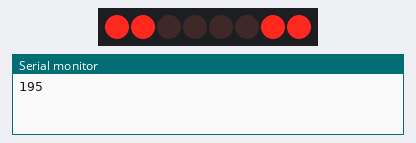
Recording of a program running on a simulated Arduino Uno, built with avr-gcc and run on an emulated ATmega328P. Shown: 8 shift-register outputs drawn as a row of LEDs (first output left, lit = HIGH), the last lines printed to the serial monitor. Wiring (inferred from the names in the program): shift register (74HC595): data pin 12; shift clock pin 9; latch pin 11. Wiring (inferred from the signals the program sends): row of LEDs: on Q0, Q1, Q2, Q3, Q4, Q5, Q6, Q7.

Above: at 0.2 s.
At 1.7 s:
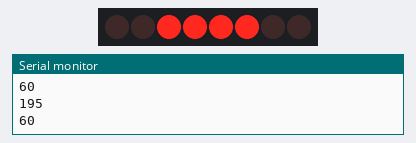
Timing chart, 0 to 3.0 s (numbered marks = the images above):
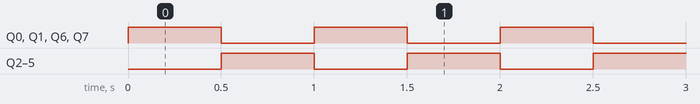

The program:

main.cpp
```cpp
#include <Arduino.h>
int latchPin=11;
int clockPin=9;
int dataPin=12;
int dt=500;
byte binAdd=0b11000011;
int direction=0;

void setup() {
  // put your setup code here, to run once:
Serial.begin(9600);
pinMode(latchPin,OUTPUT);
pinMode(dataPin,OUTPUT);
pinMode(clockPin,OUTPUT);

}

void loop() {
  // put your main code here, to run repeatedly:
// digitalWrite(latchPin,LOW);  //TEST
// shiftOut(dataPin,clockPin,LSBFIRST,binAdd);
// digitalWrite(latchPin,HIGH);


Serial.println(binAdd);
digitalWrite(latchPin,LOW);
shiftOut(dataPin,clockPin,LSBFIRST,binAdd);
digitalWrite(latchPin,HIGH);
// binAdd=~binAdd;
binAdd=255-binAdd;


delay(dt);

}
```

Measured:
- by itself, Q0–7: alternates HIGH for 0.50 s and LOW for 0.50 s
